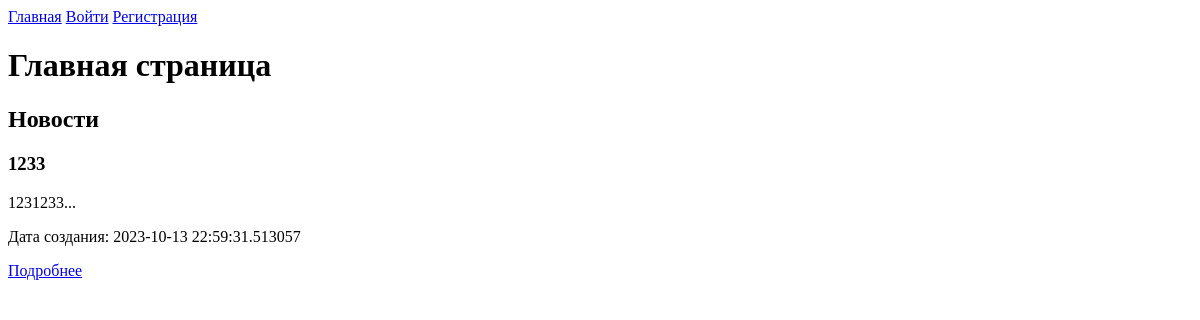
Before: / with the older database file.
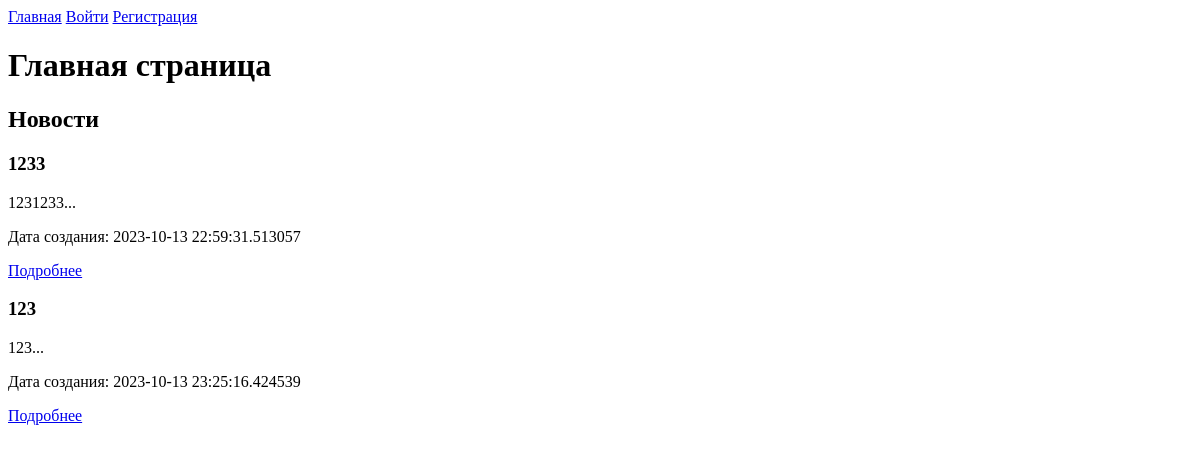
After: the same page with the newer database file.
### app/app_service.py (models this page shows)
class Post(db.Model):
    id = db.Column(db.Integer, primary_key=True)
    title = db.Column(db.String(100), nullable=False)
    content = db.Column(db.String(255), nullable=False)
    created_at = db.Column(db.DateTime, default=datetime.now)
    user_id = db.Column(db.Integer, db.ForeignKey('user.id'), nullable=False)
    author = db.relationship('User', backref='posts')
    comments = db.relationship('Comment', backref='post', lazy='dynamic')

### app/app_service.py (the view)
@app.route('/')
@limiter.limit("3 per second")
def index():
    posts = Post.query.all()
    return render_template('index.html', title="Главная страница", posts=posts)

### app/templates/index.html (shortened to what this page needs)
{% extends 'base.html' %}
{% block content %}
    <head>
    </head>
    <h1>Главная страница</h1>
    <h2>Новости</h2>
    <div>
        {% for post in posts %}
            <div>
                <h3>{{ post.title }}</h3>
                <p>{{ post.content[:300] + "..." }}</p>
                <p>Дата создания: {{ post.created_at }}</p>
                <a href="{{ url_for('view_post', post_id=post.id) }}">Подробнее</a>
            </div>
        {% endfor %}
    </div>
{% endblock %}

### app/templates/base.html (shortened to what this page needs)
<!DOCTYPE html>
<html lang="ru">
<head>
    <link type="text/css" href="{{ url_for('static', filename='css/styles.css')}}" rel="stylesheet">
</head>
<body>
    <div>
        <div>
            <a href="/">Главная</a>
            {% if current_user.is_authenticated %}
                <a href="/new_post">Создать пост</a>
                <a href="/my_profile">Мой профиль</a>
                <a href="/logout">Выйти</a>
            {% else %}
                <a href="/login">Войти</a>
                <a href="/register">Регистрация</a>
            {% endif %}
        </div>
        <div>
            {% block content %}
            {% endblock %}
        </div>
    </div>
</body>
</html>

Changed rows visible on the page:
added Post: title "123", content "123...", created_at "2023-10-13 23:25:16.424539"
